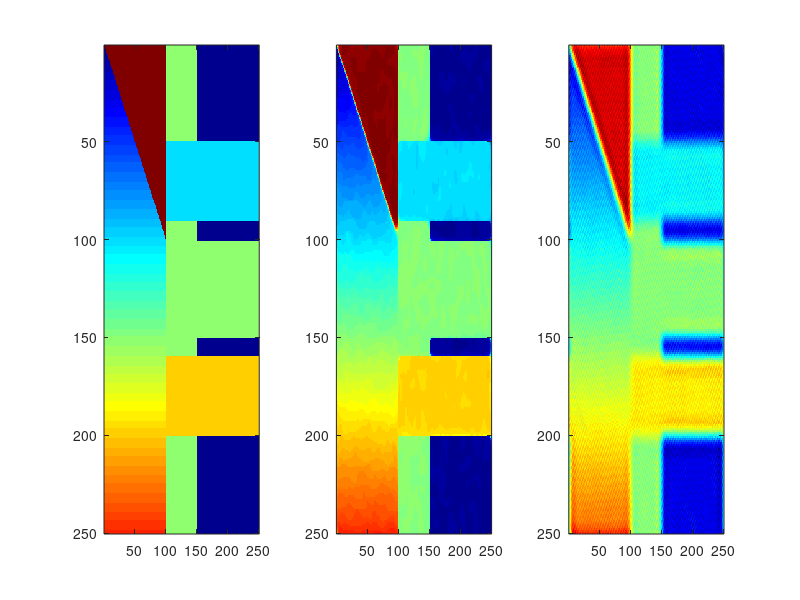
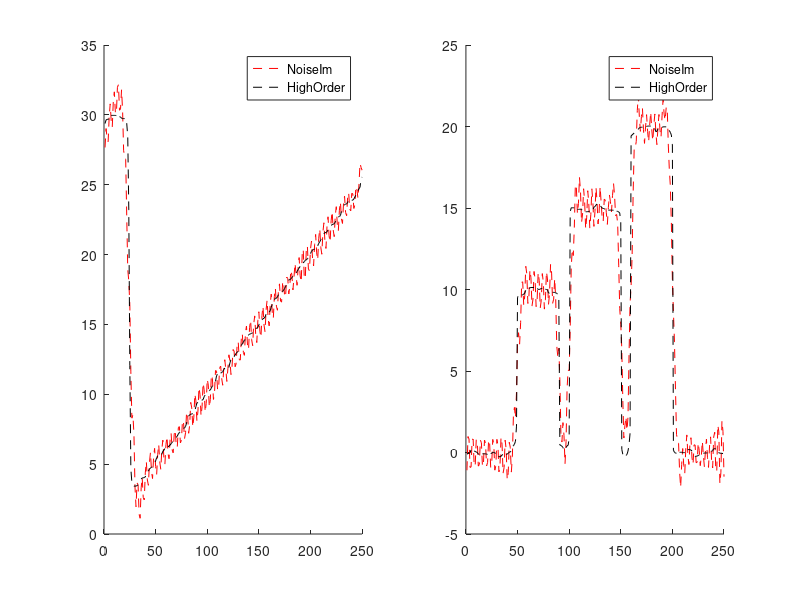

The MATLAB script that drew these images, in order:
%% Higher Order PDEs denoising 
clear; close all; clc; 
u = zeros(250,250);
u(:,100:150) = 15; 
u(50:90,:) = 10;
u(101:150,:) = 15; 
u(160:200,:) = 20; 

for i = 1:250
    for j = 1:100
        u(i,j) = i./10; 
         if i < j
           u(i,j) = 30; 
         end 
    end
end 
Lu = u; 
n = randn(size(u)); 
u = u + n; 
u = double(u); 
u0 = u;
v = u;

%parameters
lam1 = 1e-3; 
lam2 = 1e-3;
eps = 1e-6; 
%step size for gradient descent 
t_tv =1e-1; 
t_htv = 1e-1; %< .01, small steps for second Der. 
E1iter = 100; 
E2iter = 1000; 

% Combination of u+v 
theta = 1/2.*ones(size(u)); 
c = 1/25; 


figure('units','normalized','outerposition',[0 0 1 0.5]); 
for i = 1:E1iter
    %% E1 
    ui1j= circshift(u,[0 -1]); %   i+1, j 
    uij1= circshift(u,[-1 0]); %       i, j+1 
    ui1j1=circshift(u,[-1 -1]); %  i+1, j+1

    ui_j_ = circshift(u,[1 1]);% i-1, j-1
    ui_j = circshift(u,[0 1]);%     i-1, j
    uij_ = circshift(u,[1 0]); %    i    , j-1

    dx  = ui1j - u;
    dx_= -ui_j + u;

    dy  = uij1-u; 
    dy_ =-uij_+u;

 % abs value terms
    m_dx = (sign(dy)+sign(dy_))./2.*min((dy.^2).^(1/2),(dy_.^2).^(1/2)); 
    abs_dx = (dx.^2+m_dx.^2).^(1/2); 
    m_dy = (sign(dx)+sign(dx_))./2.*min((dx.^2).^(1/2),(dx_.^2).^(1/2));
    abs_dy =  (dy.^2+m_dy.^2).^(1/2);
    
    ddx_ = (-circshift(dx./abs_dx,[0,1])+dx./abs_dx); %i-1, j
    ddy_ = (-circshift(dy./abs_dy,[1,0])+dy./abs_dy); %i, j-1 

%     l1 = findL1(u, u0,eps);
%     h = 1/250; 
%     lam1 = -h/(sigma^2).*l1; 
%     lam1 = 1e-1; 
    s = (abs_dx.*abs_dy).^(1/2); 
%     s = 1; 
    div =  ddx_+ddy_; 
    e = s.*(div -2*lam1.*(u-u0));
    unew = u + t_tv.*e; %lambda should be updated
    unew = real(unew); 
    u = unew; 
end 
for i = 1:E2iter
    
    %% E2, rename the shifted values, these are the derivatives of v. 
    ui1j= circshift(v,[0 -1]); %   i+1, j 
    uij1= circshift(v,[-1 0]); %       i, j+1 
    ui1j1=circshift(v,[-1 -1]); %  i+1, j+1

    ui_j_ = circshift(v,[1 1]);% i-1, j-1
    ui_j = circshift(v,[0 1]);%     i-1, j
    uij_ = circshift(v,[1 0]); %    i    , j-1

    dxx = ui1j+ui_j-2.*v; 
    dyy = uij1+uij_-2.*v; 
    
    dxy = ui1j1 - uij1 -ui1j+v;
    dxy_ = ui_j_-uij_-ui_j+v; 

    dyx = ui1j1-ui1j-uij1+v;
    dyx_=ui_j_-ui_j-uij_+v; 
    
    abs_d2= (dxx.^2+dxy.^2+dyx.^2+dyy.^2+eps).^(1/2);
    
    ui1j= circshift(dxx./abs_d2,[0 1]); %   i+1, j 
    ui_j = circshift(dxx./abs_d2,[0 -1]);%     i-1, j
    dxxdxx = ui1j+ui_j-2.*dxx./abs_d2; 
    
    uij1= circshift(dyy./abs_d2,[1 0]); %       i, j+1 
    uij_ = circshift(dyy./abs_d2,[-1 0]); %    i    , j-1
    dyydyy = uij1+uij_-2.*dyy./abs_d2; 
    
    ui_j_ = circshift(dxy./abs_d2,[-1 -1]);% i-1, j-1
    ui_j = circshift(dxy./abs_d2,[0 -1]);%     i-1, j
    uij_ = circshift(dxy./abs_d2,[-1 0]); %    i    , j-1
    dyx_2= ui_j_-uij_-ui_j+dxy./abs_d2;
    
    ui1j1=circshift(dyx_./abs_d2,[1 1]); %  i+1, j+1
    uij1= circshift(dyx_./abs_d2,[1 0]); %     i, j+1 
    ui1j= circshift(dyx_./abs_d2,[0 1]); %   i+1, j 
    dxy2 = ui1j1 - uij1 -ui1j+dyx_./abs_d2;

    e =  1.*((dxxdxx+dxy2+dyx_2+dyydyy)-lam2.*(v-u0)); 
    vnew = v -t_htv.*e; 
    vnew = real(vnew); 
    
%     w1 = theta.*unew;
%     w2 = (1-theta).*vnew; 
%     w = w1+w2;
%     w = w./max(max(w)); 
%     [gwx,gwy] = gradient(w);
%     absw = (gwx.^2+gwy.^2).^(1/2);  
%     theta = 1/2.*cos((2*pi.*absw)./c)+1/2; 
% 
%     theta(abs(gradient(w)) >=c) =1; 
%     theta = zeros(size(u)); 
%     uopt = theta.*unew+(1-theta).*vnew;
%     v = u; 
    v = vnew;

end 
% figure(); 
subplot(1,3,1);
imagesc(Lu);colormap jet; 
subplot(1,3,2);
imagesc(u);colormap jet; 
subplot(1,3,3);
imagesc(v); colormap jet; 
% subplot(1,4,4)
% imagesc(u,[0,25]); 
% figure();imagesc(theta); 
figure();
subplot(1,2,1); 
% plot(Lu(:,25),'b'); 
hold on; 
plot(vnew(:,25),'--r'); 
plot(unew(:,25),'--k'); hold off;
legend('NoiseIm','HighOrder','TV'); 
subplot(1,2,2); 
% plot(Lu(:,200),'b'); 
hold on; 
plot(vnew(:,200),'--r'); 
plot(unew(:,200),'--k'); hold off; 
legend('NoiseIm','HighOrder','TV'); 
% figure();
% subplot(2,1,1); 
% plot(u0(:,25),'b'); hold on; plot(unew(:,25),'--r'); 
% subplot(2,1,2);
% plot(u0(:,200),'b'); hold on; plot(unew(:,200),'--r'); 
